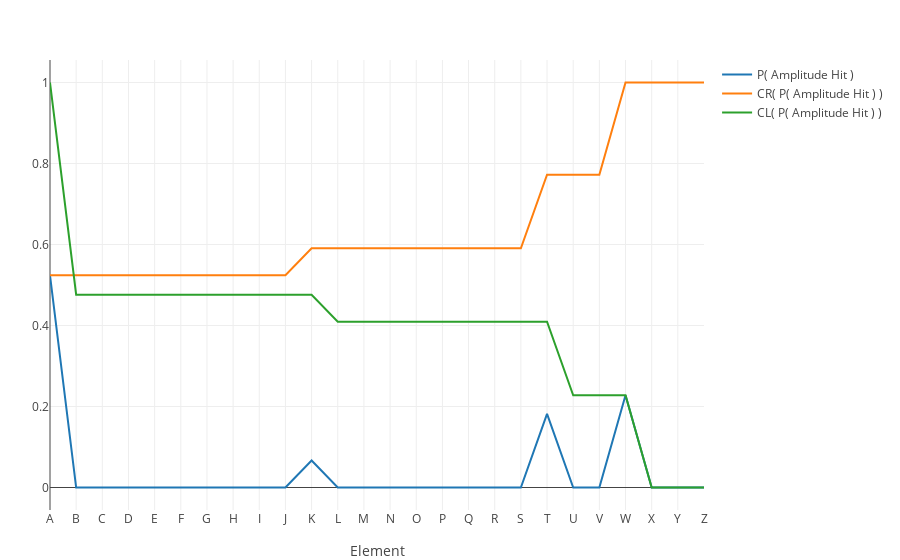

Notebook source saved alongside this figure:
### Code cell
a_h = is_h .* a

a_h_p = a_h / sum(a_h)

a_h_p_cr = cumsum(a_h_p)

a_h_p_cl = cumulate_sum_reverse(a_h_p)

plot(
    [
        scatter(name = "P( Amplitude Hit )", y = a_h_p),
        scatter(name = "CR( P( Amplitude Hit ) )", y = a_h_p_cr),
        scatter(name = "CL( P( Amplitude Hit ) )", y = a_h_p_cl),
    ],
    Layout(xaxis = xaxis),
)

### Figure 1 — Plotly figure (JSON) as saved in the notebook; plotly's stock layout.template omitted (floating-point values rounded to 4 significant figures)
{"data": [{"name": "P( Amplitude Hit )", "type": "scatter", "y": [0.5239, 0, 0, 0, 0, 0, 0, 0, 0, 0, 0.06665, 0, 0, 0, 0, 0, 0, 0, 0, 0.1819, 0, 0, 0.2275, 0, 0, 0]}, {"name": "CR( P( Amplitude Hit ) )", "type": "scatter", "y": [0.5239, 0.5239, 0.5239, 0.5239, 0.5239, 0.5239, 0.5239, 0.5239, 0.5239, 0.5239, 0.5906, 0.5906, 0.5906, 0.5906, 0.5906, 0.5906, 0.5906, 0.5906, 0.5906, 0.7725, 0.7725, 0.7725, 1, 1, 1, 1]}, {"name": "CL( P( Amplitude Hit ) )", "type": "scatter", "y": [1, 0.4761, 0.4761, 0.4761, 0.4761, 0.4761, 0.4761, 0.4761, 0.4761, 0.4761, 0.4761, 0.4094, 0.4094, 0.4094, 0.4094, 0.4094, 0.4094, 0.4094, 0.4094, 0.4094, 0.2275, 0.2275, 0.2275, 0, 0, 0]}], "layout": {"autosize": false, "margin": {"b": 50, "l": 50, "r": 50, "t": 60}, "xaxis": {"ticktext": ["A", "B", "C", "D", "E", "F", "G", "H", "I", "J", "K", "L", "M", "N", "O", "P", "Q", "R", "S", "T", "U", "V", "W", "X", "Y", "Z"], "tickvals": [0, 1, 2, 3, 4, 5, 6, 7, 8, 9, 10, 11, 12, 13, 14, 15, 16, 17, 18, 19, 20, 21, 22, 23, 24, 25, 26], "title": "Element"}}}
